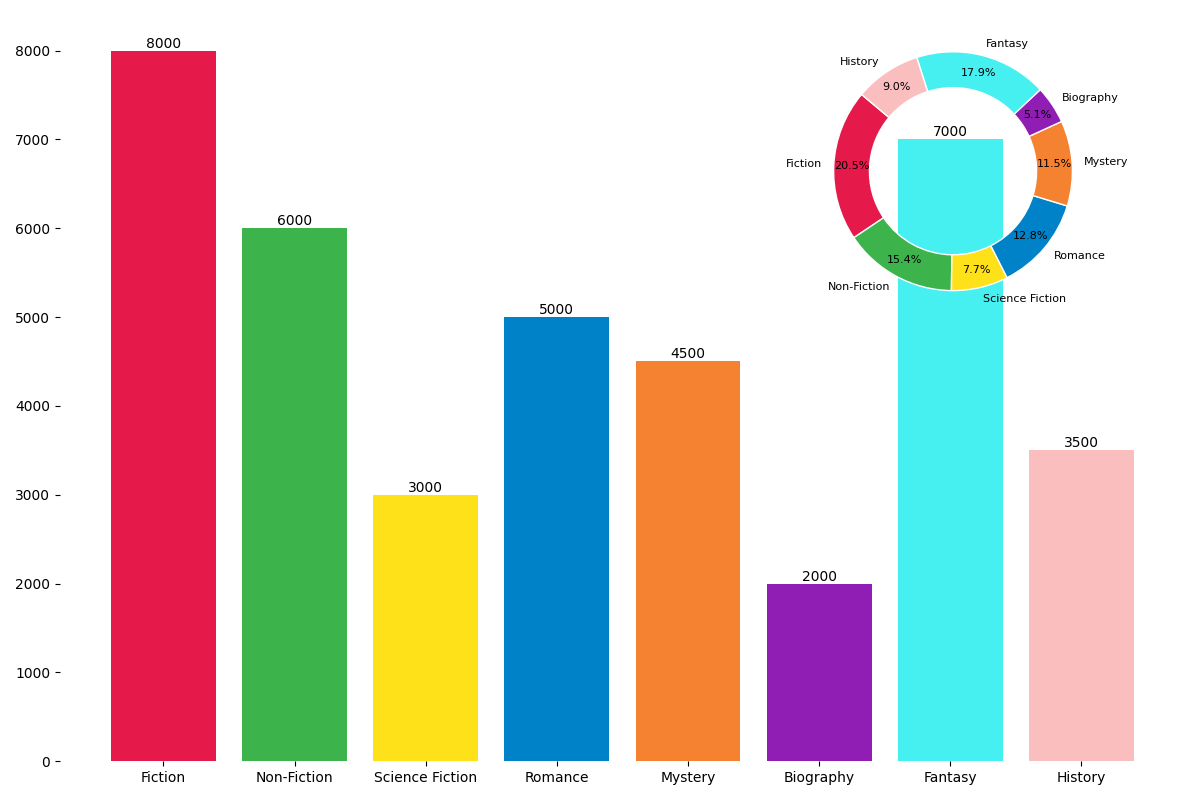

Here is the Python script that generated this plot:
import matplotlib.pyplot as plt
import numpy as np
from mpl_toolkits.axes_grid1.inset_locator import inset_axes

# Updated Data with additional genres
genres = ['Fiction', 'Non-Fiction', 'Science Fiction', 'Romance', 'Mystery', 'Biography', 'Fantasy', 'History']
average_annual_sales = np.array([8000, 6000, 3000, 5000, 4500, 2000, 7000, 3500])
total_sales = np.sum(average_annual_sales)
percentage_sales = (average_annual_sales / total_sales) * 100

# New set of colors for genres
new_colors = ['#e6194b', '#3cb44b', '#ffe119', '#0082c8', '#f58231', '#911eb4', '#46f0f0', '#fabebe']

# Create a figure with bar chart
fig, ax = plt.subplots(figsize=(12, 8))

# Bar Chart
bars = ax.bar(genres, average_annual_sales, color=new_colors)

# Display sales values on top of the bars
for bar, sales in zip(bars, average_annual_sales):
    height = bar.get_height()
    ax.text(bar.get_x() + bar.get_width() / 2, height, f'{sales}', 
            ha='center', va='bottom', fontsize=10, color='black')

# Inset Donut Chart
ax_inset = inset_axes(ax, width="40%", height="40%", loc="upper right")

# Donut Chart
ax_inset.pie(percentage_sales, labels=genres, autopct='%1.1f%%', startangle=140, colors=new_colors, pctdistance=0.85,
             wedgeprops=dict(width=0.3, edgecolor='w'), textprops={'color': 'black', 'fontsize': 8})

# Remove axes from pie chart
ax_inset.axis('off')

# Hide axes borders for bar chart
ax.spines['top'].set_visible(False)
ax.spines['right'].set_visible(False)
ax.spines['left'].set_visible(False)
ax.spines['bottom'].set_visible(False)

# Adjust layout
plt.tight_layout()

# Display the plot
plt.show()
